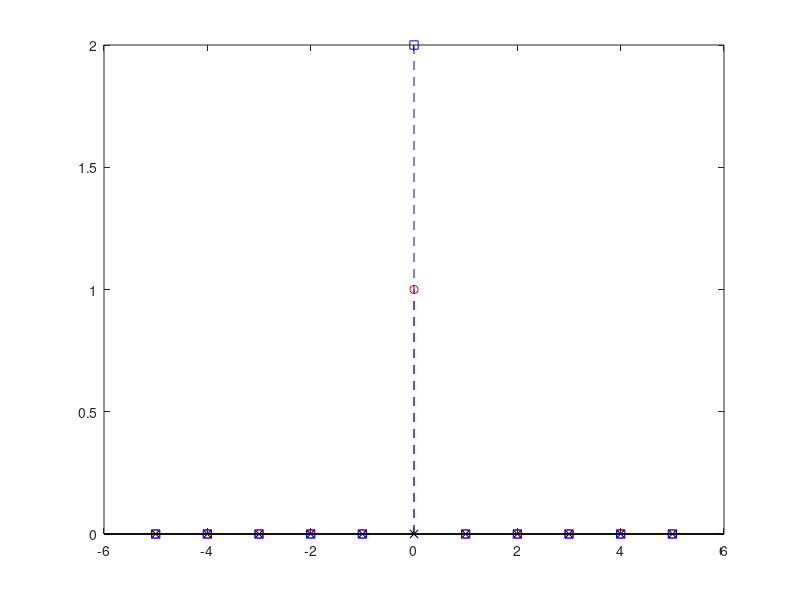

Source code (MATLAB):
clc;
clear;
X1=[-5:1:5];
x1=[zeros(1,5) 1 zeros(1,5)];
x2=[zeros(1,5) 2 zeros(1,5)];
y1=sin((pi/2)*x1);
y2=sin((pi/2)*x2);
y3=2*y1;
grid on;
stem(X1,y1,'r--o');
hold on;
stem(X1,y2,'k--x');
stem(X1,y3,'b--s');